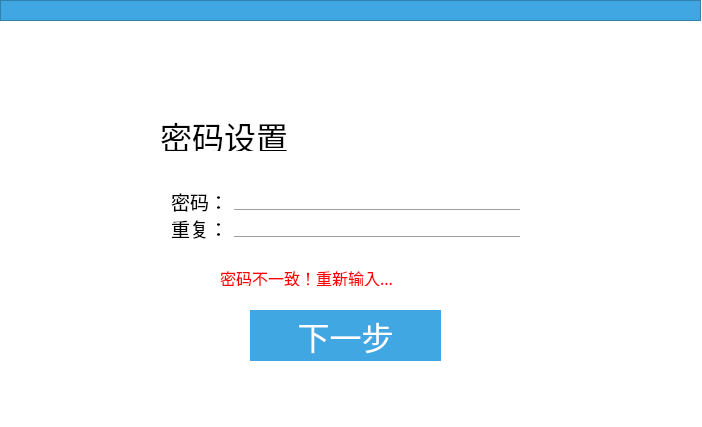
<?xml version="1.0" encoding="UTF-8"?>
<ui version="4.0">
 <class>UserRegisterThirdStep</class>
 <widget class="QDialog" name="UserRegisterThirdStep">
  <property name="geometry">
   <rect>
    <x>0</x>
    <y>0</y>
    <width>702</width>
    <height>427</height>
   </rect>
  </property>
  <property name="palette">
   <palette>
    <active>
     <colorrole role="Base">
      <brush brushstyle="SolidPattern">
       <color alpha="255">
        <red>255</red>
        <green>255</green>
        <blue>255</blue>
       </color>
      </brush>
     </colorrole>
     <colorrole role="Window">
      <brush brushstyle="SolidPattern">
       <color alpha="255">
        <red>255</red>
        <green>255</green>
        <blue>255</blue>
       </color>
      </brush>
     </colorrole>
    </active>
    <inactive>
     <colorrole role="Base">
      <brush brushstyle="SolidPattern">
       <color alpha="255">
        <red>255</red>
        <green>255</green>
        <blue>255</blue>
       </color>
      </brush>
     </colorrole>
     <colorrole role="Window">
      <brush brushstyle="SolidPattern">
       <color alpha="255">
        <red>255</red>
        <green>255</green>
        <blue>255</blue>
       </color>
      </brush>
     </colorrole>
    </inactive>
    <disabled>
     <colorrole role="Base">
      <brush brushstyle="SolidPattern">
       <color alpha="255">
        <red>255</red>
        <green>255</green>
        <blue>255</blue>
       </color>
      </brush>
     </colorrole>
     <colorrole role="Window">
      <brush brushstyle="SolidPattern">
       <color alpha="255">
        <red>255</red>
        <green>255</green>
        <blue>255</blue>
       </color>
      </brush>
     </colorrole>
    </disabled>
   </palette>
  </property>
  <property name="windowTitle">
   <string>UserRegisterThirdStep</string>
  </property>
  <widget class="QFrame" name="frame">
   <property name="geometry">
    <rect>
     <x>0</x>
     <y>0</y>
     <width>701</width>
     <height>21</height>
    </rect>
   </property>
   <property name="palette">
    <palette>
     <active>
      <colorrole role="Base">
       <brush brushstyle="SolidPattern">
        <color alpha="255">
         <red>255</red>
         <green>255</green>
         <blue>255</blue>
        </color>
       </brush>
      </colorrole>
      <colorrole role="Window">
       <brush brushstyle="SolidPattern">
        <color alpha="255">
         <red>64</red>
         <green>167</green>
         <blue>227</blue>
        </color>
       </brush>
      </colorrole>
      <colorrole role="AlternateBase">
       <brush brushstyle="LinearGradientPattern">
        <gradient startx="0.000000000000000" starty="0.000000000000000" endx="0.755682000000000" endy="0.864000000000000" type="LinearGradient" spread="PadSpread" coordinatemode="ObjectBoundingMode">
         <gradientstop position="0.000000000000000">
          <color alpha="255">
           <red>0</red>
           <green>195</green>
           <blue>195</blue>
          </color>
         </gradientstop>
         <gradientstop position="1.000000000000000">
          <color alpha="255">
           <red>255</red>
           <green>255</green>
           <blue>255</blue>
          </color>
         </gradientstop>
        </gradient>
       </brush>
      </colorrole>
     </active>
     <inactive>
      <colorrole role="Base">
       <brush brushstyle="SolidPattern">
        <color alpha="255">
         <red>255</red>
         <green>255</green>
         <blue>255</blue>
        </color>
       </brush>
      </colorrole>
      <colorrole role="Window">
       <brush brushstyle="SolidPattern">
        <color alpha="255">
         <red>64</red>
         <green>167</green>
         <blue>227</blue>
        </color>
       </brush>
      </colorrole>
      <colorrole role="AlternateBase">
       <brush brushstyle="LinearGradientPattern">
        <gradient startx="0.000000000000000" starty="0.000000000000000" endx="0.755682000000000" endy="0.864000000000000" type="LinearGradient" spread="PadSpread" coordinatemode="ObjectBoundingMode">
         <gradientstop position="0.000000000000000">
          <color alpha="255">
           <red>0</red>
           <green>195</green>
           <blue>195</blue>
          </color>
         </gradientstop>
         <gradientstop position="1.000000000000000">
          <color alpha="255">
           <red>255</red>
           <green>255</green>
           <blue>255</blue>
          </color>
         </gradientstop>
        </gradient>
       </brush>
      </colorrole>
     </inactive>
     <disabled>
      <colorrole role="Base">
       <brush brushstyle="SolidPattern">
        <color alpha="255">
         <red>64</red>
         <green>167</green>
         <blue>227</blue>
        </color>
       </brush>
      </colorrole>
      <colorrole role="Window">
       <brush brushstyle="SolidPattern">
        <color alpha="255">
         <red>64</red>
         <green>167</green>
         <blue>227</blue>
        </color>
       </brush>
      </colorrole>
      <colorrole role="AlternateBase">
       <brush brushstyle="LinearGradientPattern">
        <gradient startx="0.000000000000000" starty="0.000000000000000" endx="0.755682000000000" endy="0.864000000000000" type="LinearGradient" spread="PadSpread" coordinatemode="ObjectBoundingMode">
         <gradientstop position="0.000000000000000">
          <color alpha="255">
           <red>0</red>
           <green>195</green>
           <blue>195</blue>
          </color>
         </gradientstop>
         <gradientstop position="1.000000000000000">
          <color alpha="255">
           <red>255</red>
           <green>255</green>
           <blue>255</blue>
          </color>
         </gradientstop>
        </gradient>
       </brush>
      </colorrole>
     </disabled>
    </palette>
   </property>
   <property name="autoFillBackground">
    <bool>true</bool>
   </property>
   <property name="frameShape">
    <enum>QFrame::StyledPanel</enum>
   </property>
   <property name="frameShadow">
    <enum>QFrame::Raised</enum>
   </property>
   <widget class="QToolButton" name="AppClose">
    <property name="geometry">
     <rect>
      <x>680</x>
      <y>0</y>
      <width>21</width>
      <height>21</height>
     </rect>
    </property>
    <property name="text">
     <string/>
    </property>
    <property name="icon">
     <iconset resource="../../../UrielQtFramework.qrc">
      <normaloff>:/UserRegister/Resources/UserRegister/close.png</normaloff>:/UserRegister/Resources/UserRegister/close.png</iconset>
    </property>
    <property name="autoRaise">
     <bool>true</bool>
    </property>
   </widget>
  </widget>
  <widget class="QLabel" name="label">
   <property name="geometry">
    <rect>
     <x>160</x>
     <y>120</y>
     <width>141</width>
     <height>31</height>
    </rect>
   </property>
   <property name="font">
    <font>
     <family>楷体</family>
     <pointsize>24</pointsize>
    </font>
   </property>
   <property name="text">
    <string>密码设置</string>
   </property>
  </widget>
  <widget class="QToolButton" name="PasswordShow">
   <property name="geometry">
    <rect>
     <x>540</x>
     <y>180</y>
     <width>31</width>
     <height>31</height>
    </rect>
   </property>
   <property name="text">
    <string/>
   </property>
   <property name="icon">
    <iconset resource="../../../UrielQtFramework.qrc">
     <normaloff>:/UserRegister/Resources/UserRegister/eye.png</normaloff>:/UserRegister/Resources/UserRegister/eye.png</iconset>
   </property>
   <property name="iconSize">
    <size>
     <width>24</width>
     <height>24</height>
    </size>
   </property>
   <property name="autoRaise">
    <bool>true</bool>
   </property>
  </widget>
  <widget class="QToolButton" name="RepeatShow">
   <property name="geometry">
    <rect>
     <x>540</x>
     <y>220</y>
     <width>31</width>
     <height>31</height>
    </rect>
   </property>
   <property name="text">
    <string/>
   </property>
   <property name="icon">
    <iconset resource="../../../UrielQtFramework.qrc">
     <normaloff>:/UserRegister/Resources/UserRegister/eye.png</normaloff>:/UserRegister/Resources/UserRegister/eye.png</iconset>
   </property>
   <property name="iconSize">
    <size>
     <width>24</width>
     <height>24</height>
    </size>
   </property>
   <property name="autoRaise">
    <bool>true</bool>
   </property>
  </widget>
  <widget class="QWidget" name="layoutWidget">
   <property name="geometry">
    <rect>
     <x>160</x>
     <y>180</y>
     <width>371</width>
     <height>70</height>
    </rect>
   </property>
   <layout class="QGridLayout" name="gridLayout">
    <item row="0" column="0">
     <widget class="QLabel" name="label_2">
      <property name="font">
       <font>
        <family>楷体</family>
        <pointsize>14</pointsize>
       </font>
      </property>
      <property name="text">
       <string>密码：</string>
      </property>
     </widget>
    </item>
    <item row="0" column="1">
     <layout class="QVBoxLayout" name="verticalLayout">
      <property name="spacing">
       <number>0</number>
      </property>
      <item>
       <widget class="QLineEdit" name="Password">
        <property name="font">
         <font>
          <family>楷体</family>
          <pointsize>14</pointsize>
         </font>
        </property>
        <property name="autoFillBackground">
         <bool>false</bool>
        </property>
        <property name="inputMask">
         <string/>
        </property>
        <property name="frame">
         <bool>false</bool>
        </property>
        <property name="echoMode">
         <enum>QLineEdit::Password</enum>
        </property>
       </widget>
      </item>
      <item>
       <widget class="Line" name="line">
        <property name="palette">
         <palette>
          <active>
           <colorrole role="Button">
            <brush brushstyle="SolidPattern">
             <color alpha="255">
              <red>85</red>
              <green>255</green>
              <blue>255</blue>
             </color>
            </brush>
           </colorrole>
           <colorrole role="Base">
            <brush brushstyle="SolidPattern">
             <color alpha="255">
              <red>255</red>
              <green>255</green>
              <blue>255</blue>
             </color>
            </brush>
           </colorrole>
           <colorrole role="Window">
            <brush brushstyle="SolidPattern">
             <color alpha="255">
              <red>85</red>
              <green>170</green>
              <blue>255</blue>
             </color>
            </brush>
           </colorrole>
           <colorrole role="AlternateBase">
            <brush brushstyle="LinearGradientPattern">
             <gradient startx="0.000000000000000" starty="0.000000000000000" endx="0.755682000000000" endy="0.864000000000000" type="LinearGradient" spread="PadSpread" coordinatemode="ObjectBoundingMode">
              <gradientstop position="0.000000000000000">
               <color alpha="255">
                <red>0</red>
                <green>195</green>
                <blue>195</blue>
               </color>
              </gradientstop>
              <gradientstop position="1.000000000000000">
               <color alpha="255">
                <red>255</red>
                <green>255</green>
                <blue>255</blue>
               </color>
              </gradientstop>
             </gradient>
            </brush>
           </colorrole>
          </active>
          <inactive>
           <colorrole role="Button">
            <brush brushstyle="SolidPattern">
             <color alpha="255">
              <red>85</red>
              <green>255</green>
              <blue>255</blue>
             </color>
            </brush>
           </colorrole>
           <colorrole role="Base">
            <brush brushstyle="SolidPattern">
             <color alpha="255">
              <red>255</red>
              <green>255</green>
              <blue>255</blue>
             </color>
            </brush>
           </colorrole>
           <colorrole role="Window">
            <brush brushstyle="SolidPattern">
             <color alpha="255">
              <red>85</red>
              <green>170</green>
              <blue>255</blue>
             </color>
            </brush>
           </colorrole>
           <colorrole role="AlternateBase">
            <brush brushstyle="LinearGradientPattern">
             <gradient startx="0.000000000000000" starty="0.000000000000000" endx="0.755682000000000" endy="0.864000000000000" type="LinearGradient" spread="PadSpread" coordinatemode="ObjectBoundingMode">
              <gradientstop position="0.000000000000000">
               <color alpha="255">
                <red>0</red>
                <green>195</green>
                <blue>195</blue>
               </color>
              </gradientstop>
              <gradientstop position="1.000000000000000">
               <color alpha="255">
                <red>255</red>
                <green>255</green>
                <blue>255</blue>
               </color>
              </gradientstop>
             </gradient>
            </brush>
           </colorrole>
          </inactive>
          <disabled>
           <colorrole role="Button">
            <brush brushstyle="SolidPattern">
             <color alpha="255">
              <red>85</red>
              <green>255</green>
              <blue>255</blue>
             </color>
            </brush>
           </colorrole>
           <colorrole role="Base">
            <brush brushstyle="SolidPattern">
             <color alpha="255">
              <red>85</red>
              <green>170</green>
              <blue>255</blue>
             </color>
            </brush>
           </colorrole>
           <colorrole role="Window">
            <brush brushstyle="SolidPattern">
             <color alpha="255">
              <red>85</red>
              <green>170</green>
              <blue>255</blue>
             </color>
            </brush>
           </colorrole>
           <colorrole role="AlternateBase">
            <brush brushstyle="LinearGradientPattern">
             <gradient startx="0.000000000000000" starty="0.000000000000000" endx="0.755682000000000" endy="0.864000000000000" type="LinearGradient" spread="PadSpread" coordinatemode="ObjectBoundingMode">
              <gradientstop position="0.000000000000000">
               <color alpha="255">
                <red>0</red>
                <green>195</green>
                <blue>195</blue>
               </color>
              </gradientstop>
              <gradientstop position="1.000000000000000">
               <color alpha="255">
                <red>255</red>
                <green>255</green>
                <blue>255</blue>
               </color>
              </gradientstop>
             </gradient>
            </brush>
           </colorrole>
          </disabled>
         </palette>
        </property>
        <property name="orientation">
         <enum>Qt::Horizontal</enum>
        </property>
       </widget>
      </item>
     </layout>
    </item>
    <item row="1" column="0">
     <widget class="QLabel" name="label_8">
      <property name="font">
       <font>
        <family>楷体</family>
        <pointsize>14</pointsize>
       </font>
      </property>
      <property name="text">
       <string>重复：</string>
      </property>
     </widget>
    </item>
    <item row="1" column="1">
     <layout class="QVBoxLayout" name="verticalLayout_2">
      <property name="spacing">
       <number>0</number>
      </property>
      <item>
       <widget class="QLineEdit" name="Repeat">
        <property name="font">
         <font>
          <family>楷体</family>
          <pointsize>14</pointsize>
         </font>
        </property>
        <property name="inputMask">
         <string/>
        </property>
        <property name="frame">
         <bool>false</bool>
        </property>
        <property name="echoMode">
         <enum>QLineEdit::Password</enum>
        </property>
       </widget>
      </item>
      <item>
       <widget class="Line" name="line_2">
        <property name="palette">
         <palette>
          <active>
           <colorrole role="Button">
            <brush brushstyle="SolidPattern">
             <color alpha="255">
              <red>85</red>
              <green>255</green>
              <blue>255</blue>
             </color>
            </brush>
           </colorrole>
           <colorrole role="Base">
            <brush brushstyle="SolidPattern">
             <color alpha="255">
              <red>255</red>
              <green>255</green>
              <blue>255</blue>
             </color>
            </brush>
           </colorrole>
           <colorrole role="Window">
            <brush brushstyle="SolidPattern">
             <color alpha="255">
              <red>85</red>
              <green>170</green>
              <blue>255</blue>
             </color>
            </brush>
           </colorrole>
           <colorrole role="AlternateBase">
            <brush brushstyle="LinearGradientPattern">
             <gradient startx="0.000000000000000" starty="0.000000000000000" endx="0.755682000000000" endy="0.864000000000000" type="LinearGradient" spread="PadSpread" coordinatemode="ObjectBoundingMode">
              <gradientstop position="0.000000000000000">
               <color alpha="255">
                <red>0</red>
                <green>195</green>
                <blue>195</blue>
               </color>
              </gradientstop>
              <gradientstop position="1.000000000000000">
               <color alpha="255">
                <red>255</red>
                <green>255</green>
                <blue>255</blue>
               </color>
              </gradientstop>
             </gradient>
            </brush>
           </colorrole>
          </active>
          <inactive>
           <colorrole role="Button">
            <brush brushstyle="SolidPattern">
             <color alpha="255">
              <red>85</red>
              <green>255</green>
              <blue>255</blue>
             </color>
            </brush>
           </colorrole>
           <colorrole role="Base">
            <brush brushstyle="SolidPattern">
             <color alpha="255">
              <red>255</red>
              <green>255</green>
              <blue>255</blue>
             </color>
            </brush>
           </colorrole>
           <colorrole role="Window">
            <brush brushstyle="SolidPattern">
             <color alpha="255">
              <red>85</red>
              <green>170</green>
              <blue>255</blue>
             </color>
            </brush>
           </colorrole>
           <colorrole role="AlternateBase">
            <brush brushstyle="LinearGradientPattern">
             <gradient startx="0.000000000000000" starty="0.000000000000000" endx="0.755682000000000" endy="0.864000000000000" type="LinearGradient" spread="PadSpread" coordinatemode="ObjectBoundingMode">
              <gradientstop position="0.000000000000000">
               <color alpha="255">
                <red>0</red>
                <green>195</green>
                <blue>195</blue>
               </color>
              </gradientstop>
              <gradientstop position="1.000000000000000">
               <color alpha="255">
                <red>255</red>
                <green>255</green>
                <blue>255</blue>
               </color>
              </gradientstop>
             </gradient>
            </brush>
           </colorrole>
          </inactive>
          <disabled>
           <colorrole role="Button">
            <brush brushstyle="SolidPattern">
             <color alpha="255">
              <red>85</red>
              <green>255</green>
              <blue>255</blue>
             </color>
            </brush>
           </colorrole>
           <colorrole role="Base">
            <brush brushstyle="SolidPattern">
             <color alpha="255">
              <red>85</red>
              <green>170</green>
              <blue>255</blue>
             </color>
            </brush>
           </colorrole>
           <colorrole role="Window">
            <brush brushstyle="SolidPattern">
             <color alpha="255">
              <red>85</red>
              <green>170</green>
              <blue>255</blue>
             </color>
            </brush>
           </colorrole>
           <colorrole role="AlternateBase">
            <brush brushstyle="LinearGradientPattern">
             <gradient startx="0.000000000000000" starty="0.000000000000000" endx="0.755682000000000" endy="0.864000000000000" type="LinearGradient" spread="PadSpread" coordinatemode="ObjectBoundingMode">
              <gradientstop position="0.000000000000000">
               <color alpha="255">
                <red>0</red>
                <green>195</green>
                <blue>195</blue>
               </color>
              </gradientstop>
              <gradientstop position="1.000000000000000">
               <color alpha="255">
                <red>255</red>
                <green>255</green>
                <blue>255</blue>
               </color>
              </gradientstop>
             </gradient>
            </brush>
           </colorrole>
          </disabled>
         </palette>
        </property>
        <property name="orientation">
         <enum>Qt::Horizontal</enum>
        </property>
       </widget>
      </item>
     </layout>
    </item>
   </layout>
  </widget>
  <widget class="QToolButton" name="NextStep">
   <property name="geometry">
    <rect>
     <x>250</x>
     <y>310</y>
     <width>191</width>
     <height>51</height>
    </rect>
   </property>
   <property name="palette">
    <palette>
     <active>
      <colorrole role="Button">
       <brush brushstyle="SolidPattern">
        <color alpha="255">
         <red>64</red>
         <green>167</green>
         <blue>227</blue>
        </color>
       </brush>
      </colorrole>
      <colorrole role="ButtonText">
       <brush brushstyle="SolidPattern">
        <color alpha="255">
         <red>255</red>
         <green>255</green>
         <blue>255</blue>
        </color>
       </brush>
      </colorrole>
      <colorrole role="Base">
       <brush brushstyle="SolidPattern">
        <color alpha="255">
         <red>255</red>
         <green>255</green>
         <blue>255</blue>
        </color>
       </brush>
      </colorrole>
      <colorrole role="Window">
       <brush brushstyle="SolidPattern">
        <color alpha="255">
         <red>64</red>
         <green>167</green>
         <blue>227</blue>
        </color>
       </brush>
      </colorrole>
      <colorrole role="AlternateBase">
       <brush brushstyle="LinearGradientPattern">
        <gradient startx="0.000000000000000" starty="0.000000000000000" endx="0.755682000000000" endy="0.864000000000000" type="LinearGradient" spread="PadSpread" coordinatemode="ObjectBoundingMode">
         <gradientstop position="0.000000000000000">
          <color alpha="255">
           <red>0</red>
           <green>195</green>
           <blue>195</blue>
          </color>
         </gradientstop>
         <gradientstop position="1.000000000000000">
          <color alpha="255">
           <red>255</red>
           <green>255</green>
           <blue>255</blue>
          </color>
         </gradientstop>
        </gradient>
       </brush>
      </colorrole>
     </active>
     <inactive>
      <colorrole role="Button">
       <brush brushstyle="SolidPattern">
        <color alpha="255">
         <red>64</red>
         <green>167</green>
         <blue>227</blue>
        </color>
       </brush>
      </colorrole>
      <colorrole role="ButtonText">
       <brush brushstyle="SolidPattern">
        <color alpha="255">
         <red>255</red>
         <green>255</green>
         <blue>255</blue>
        </color>
       </brush>
      </colorrole>
      <colorrole role="Base">
       <brush brushstyle="SolidPattern">
        <color alpha="255">
         <red>255</red>
         <green>255</green>
         <blue>255</blue>
        </color>
       </brush>
      </colorrole>
      <colorrole role="Window">
       <brush brushstyle="SolidPattern">
        <color alpha="255">
         <red>64</red>
         <green>167</green>
         <blue>227</blue>
        </color>
       </brush>
      </colorrole>
      <colorrole role="AlternateBase">
       <brush brushstyle="LinearGradientPattern">
        <gradient startx="0.000000000000000" starty="0.000000000000000" endx="0.755682000000000" endy="0.864000000000000" type="LinearGradient" spread="PadSpread" coordinatemode="ObjectBoundingMode">
         <gradientstop position="0.000000000000000">
          <color alpha="255">
           <red>0</red>
           <green>195</green>
           <blue>195</blue>
          </color>
         </gradientstop>
         <gradientstop position="1.000000000000000">
          <color alpha="255">
           <red>255</red>
           <green>255</green>
           <blue>255</blue>
          </color>
         </gradientstop>
        </gradient>
       </brush>
      </colorrole>
     </inactive>
     <disabled>
      <colorrole role="Button">
       <brush brushstyle="SolidPattern">
        <color alpha="255">
         <red>64</red>
         <green>167</green>
         <blue>227</blue>
        </color>
       </brush>
      </colorrole>
      <colorrole role="ButtonText">
       <brush brushstyle="SolidPattern">
        <color alpha="255">
         <red>120</red>
         <green>120</green>
         <blue>120</blue>
        </color>
       </brush>
      </colorrole>
      <colorrole role="Base">
       <brush brushstyle="SolidPattern">
        <color alpha="255">
         <red>64</red>
         <green>167</green>
         <blue>227</blue>
        </color>
       </brush>
      </colorrole>
      <colorrole role="Window">
       <brush brushstyle="SolidPattern">
        <color alpha="255">
         <red>64</red>
         <green>167</green>
         <blue>227</blue>
        </color>
       </brush>
      </colorrole>
      <colorrole role="AlternateBase">
       <brush brushstyle="LinearGradientPattern">
        <gradient startx="0.000000000000000" starty="0.000000000000000" endx="0.755682000000000" endy="0.864000000000000" type="LinearGradient" spread="PadSpread" coordinatemode="ObjectBoundingMode">
         <gradientstop position="0.000000000000000">
          <color alpha="255">
           <red>0</red>
           <green>195</green>
           <blue>195</blue>
          </color>
         </gradientstop>
         <gradientstop position="1.000000000000000">
          <color alpha="255">
           <red>255</red>
           <green>255</green>
           <blue>255</blue>
          </color>
         </gradientstop>
        </gradient>
       </brush>
      </colorrole>
     </disabled>
    </palette>
   </property>
   <property name="font">
    <font>
     <family>楷体</family>
     <pointsize>24</pointsize>
    </font>
   </property>
   <property name="autoFillBackground">
    <bool>true</bool>
   </property>
   <property name="text">
    <string>下一步</string>
   </property>
   <property name="autoRaise">
    <bool>true</bool>
   </property>
  </widget>
  <widget class="QLabel" name="ErrorInfo">
   <property name="geometry">
    <rect>
     <x>220</x>
     <y>270</y>
     <width>251</width>
     <height>16</height>
    </rect>
   </property>
   <property name="palette">
    <palette>
     <active>
      <colorrole role="WindowText">
       <brush brushstyle="SolidPattern">
        <color alpha="255">
         <red>255</red>
         <green>0</green>
         <blue>0</blue>
        </color>
       </brush>
      </colorrole>
      <colorrole role="Text">
       <brush brushstyle="SolidPattern">
        <color alpha="255">
         <red>255</red>
         <green>0</green>
         <blue>0</blue>
        </color>
       </brush>
      </colorrole>
     </active>
     <inactive>
      <colorrole role="WindowText">
       <brush brushstyle="SolidPattern">
        <color alpha="255">
         <red>255</red>
         <green>0</green>
         <blue>0</blue>
        </color>
       </brush>
      </colorrole>
      <colorrole role="Text">
       <brush brushstyle="SolidPattern">
        <color alpha="255">
         <red>255</red>
         <green>0</green>
         <blue>0</blue>
        </color>
       </brush>
      </colorrole>
     </inactive>
     <disabled>
      <colorrole role="WindowText">
       <brush brushstyle="SolidPattern">
        <color alpha="255">
         <red>120</red>
         <green>120</green>
         <blue>120</blue>
        </color>
       </brush>
      </colorrole>
      <colorrole role="Text">
       <brush brushstyle="SolidPattern">
        <color alpha="255">
         <red>120</red>
         <green>120</green>
         <blue>120</blue>
        </color>
       </brush>
      </colorrole>
     </disabled>
    </palette>
   </property>
   <property name="font">
    <font>
     <family>楷体</family>
     <pointsize>12</pointsize>
    </font>
   </property>
   <property name="text">
    <string>密码不一致！重新输入...</string>
   </property>
  </widget>
 </widget>
 <layoutdefault spacing="6" margin="11"/>
 <resources>
  <include location="../../../UrielQtFramework.qrc"/>
 </resources>
 <connections/>
</ui>
